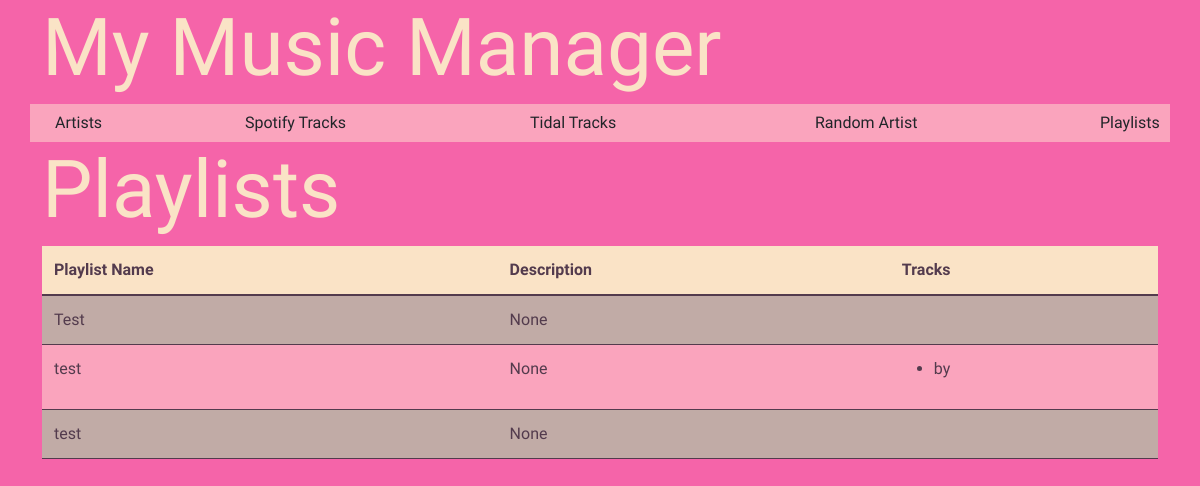
The app's page /playlists_overview with its own data.
### app/models.py (models this page shows)
class Playlist(db.Model):
    __tablename__ = 'playlists'
    id = db.Column(db.Integer, primary_key=True)
    name = db.Column(db.String(100), nullable=False)
    description = db.Column(db.String(255), nullable=True)
    tracks = db.relationship('PlaylistTracks', back_populates='playlist')

class PlaylistTracks(db.Model):
    __tablename__ = 'playlist_tracks'
    playlist_id = db.Column(db.Integer, db.ForeignKey('playlists.id'), primary_key=True)
    track_id = db.Column(db.Integer, db.ForeignKey('music_brainz_track.id'), primary_key=True)
    playlist = db.relationship('Playlist', back_populates='tracks')
    track = db.relationship('MusicBrainzTrack', back_populates='playlists')

### app/views.py (the view)
@app.route('/playlists_overview')
def playlists_overview():
    playlists = Playlist.query.all()  # Fetch all playlists
    return render_template('playlists_overview.html', playlists=playlists)

### app/templates/playlists_overview.html (shortened to what this page needs)
{% extends "base.html" %}
{% block content %}
<link rel="stylesheet" href="{{ url_for('static', filename='css/artists_overview.css') }}">
{% include 'nav.html' %}
<h1 class="display-1 title">Playlists</h1>
<table class="custom-table">
    <thead>
        <tr>
            <th>Playlist Name</th>
            <th>Description</th>
            <th>Tracks</th>
        </tr>
    </thead>
    <tbody id="playlist-table-body">
        {% for playlist in playlists %}
        <tr>
            <td>{{ playlist.name }}</td>
            <td>{{ playlist.description }}</td>
            <td>
                <ul>
                    {% for track in playlist.tracks %}
                    <li>{{ track.track.title }} by {{ track.track.artist }}</li>
                    {% endfor %}
                </ul>
            </td>
        </tr>
        {% endfor %}
    </tbody>
</table>
{% endblock %}

### app/static/css/styles.css (style rules this page uses)
body { --pale-dogwood: #c1aba6ff; --eggplant: #533b4dff; --hot-pink: #f564a9ff; --amaranth-pink: #faa4bdff; --champagne: #fae3c6ff; background-color: var(--hot-pink); font-family: 'Sarala', sans-serif; }
.title { font-family: 'Life Savers', serif; color: var(--champagne); }
h1, h2, h3, h4, h5, h6 { font-family: 'Kalam', cursive; }

### app/static/css/artists_overview.css (style rules this page uses)
.custom-table { width: 100%; margin-bottom: 1rem; color: var(--eggplant); border-collapse: collapse; }
.custom-table th { background-color: var(--champagne); text-align: left; padding: 0.75rem; border-bottom: 2px solid var(--eggplant); color: var(--eggplant); }
.custom-table td { padding: 0.75rem; vertical-align: top; border-bottom: 1px solid var(--eggplant); color: var(--eggplant); }
.custom-table tbody tr:nth-of-type(odd) { background-color: var(--pale-dogwood); }
.custom-table tbody tr:nth-of-type(even) { background-color: var(--amaranth-pink); }
.custom-table th { position: sticky; top: 0; z-index: 2; background-color: var(--champagne); color: var(--eggplant); box-shadow: 0 2px 2px -1px rgba(0, 0, 0, 0.4); }

### records on screen
Playlist: name "Test", description "None"
Playlist: name "test", description "None"
Playlist: name "test", description "None"
